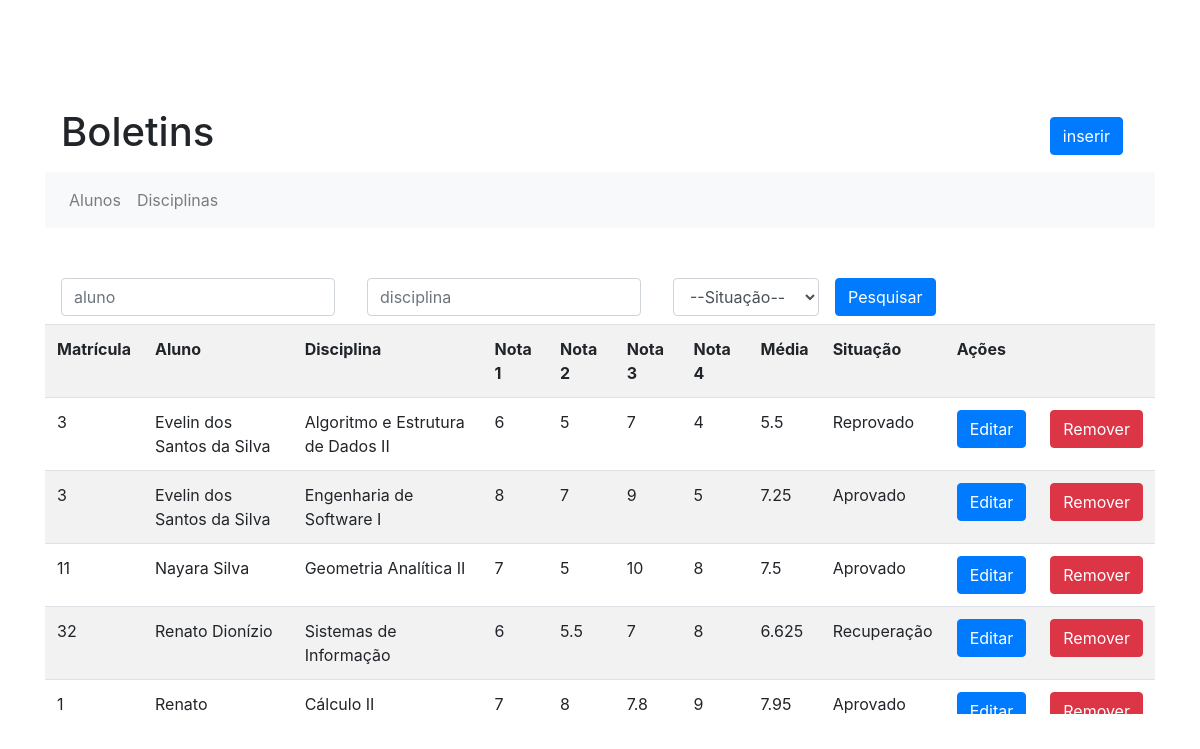
The app's page /boletins.php with its own data.
### tables this page shows
CREATE TABLE `alunos_disciplinas` (
  `id` int(11) NOT NULL,
  `matr_aluno` int(11) DEFAULT NULL,
  `cod_disciplina` int(11) DEFAULT NULL,
  `n1` double DEFAULT NULL,
  `n2` double DEFAULT NULL,
  `n3` double DEFAULT NULL,
  `n4` double DEFAULT NULL
);

### class/Boletim.php (called while the page is built, shortened)
<?php
    include_once('Mensagem.php');
    Class Boletim{
        public function exibir($id, $aluno, $disciplina, $situacao){
            global $sistema;
            $pdo = $sistema->getPdo();
            $query = "SELECT * FROM vw_boletins";
            $clausula = array();
            $i = 0;
            $id = (int) $id;
            $situacao = (int) $situacao;
            for($cont = 0; $cont < $i; $cont++){
                if($cont == 0){
                    $query .= " WHERE ".$clausula[$cont];
                }else{
                    $query .= " AND ".$clausula[$cont];
                }
            }
            $query .= " ORDER BY aluno";
            $sql = $pdo->prepare($query);
            $sql->execute();
            return $sql;
        }
    }
?>

### boletins.php (the view, shortened to what this page needs)
<?php
    include_once('class/Mensagem.php');
    include_once('class/Boletim.php');
    $b = new Boletim;
?>
    <!DOCTYPE html>
    <html>
        <head>
            <link rel="stylesheet" href="https://stackpath.bootstrapcdn.com/bootstrap/4.3.1/css/bootstrap.min.css">
            <link rel="stylesheet" href="css/boletins.css">
        </head>
        <body>
            <div class="container" id="boletins">
                <nav class="navbar navbar-light">
                    <h1>Boletins</h1>
                    <a class="navbar-brand" href="inserir_boletim.php">
                        <button class="btn btn-primary">inserir</button>
                    </a>
                </nav>
                <nav class="navbar navbar-expand-lg navbar-light bg-light">
                    <ul class="navbar-nav">
                        <li class="nav-item">
                            <a class="nav-link" href="index.php">Alunos</a>
                        </li>
                        <li class="nav-item">
                            <a class="nav-link" href="disciplinas.php">Disciplinas</a>
                        </li>
                    </ul>
                </nav>
                <form method="GET" class="form-inline" id="boletins_search">
                    <div class="form-group mx-sm-3 mb-2">
                        <input type="text" class="form-control" name="aluno" id="aluno" placeholder="aluno"
                        >
                    </div>
                    <div class="form-group mx-sm-3 mb-2">
                        <input type="text" class="form-control" name="disciplina" id="disciplina" placeholder="disciplina"
                        >
                    </div>
                    <div class="form-group mx-sm-3 mb-2">
                        <select class="form-control" name="situacao" id="situacao">
                            <?php
                                $situacoes = array();
                                $situacoes[0] = "--Situação--";
                                $situacoes[1] = "Aprovado";
                                $situacoes[2] = "Reprovado";
                                $situacoes[3] = "Recuperação";
                                for($i = 0; $i < 4; $i++){
                                    if(isset($_GET['situacao'])){
                                        $situacao = (int) $_GET['situacao'];
                                        if($situacao == $i){
                                            echo('<option selected value='.$i.'>'.$situacoes[$i].'</option>');
                                        }else{
                                            echo('<option value='.$i.'>'.$situacoes[$i].'</option>');
                                        }
                                    }else{
                                        echo('<option value='.$i.'>'.$situacoes[$i].'</option>');
                                    }
                                }
                            ?>
                        </select>
                    </div>
                    <button type="submit" id="pesquisar" class="btn btn-primary mb-2">Pesquisar</button>
                </form>
                <div id="div_tabela">
                <table class="table table-striped" id="table_boletins">
                <tr>
                    <th>Matrícula</th>
                    <th>Aluno</th>
                    <th>Disciplina</th>
                    <th>Nota 1</th>
                    <th>Nota 2</th>
                    <th>Nota 3</th>
                    <th>Nota 4</th>
                    <th>Média</th>
                    <th>Situação</th>
                    <th colspan="2">Ações</th>
                </tr>
                <?php
                    if(isset($_GET['aluno']) && isset($_GET['disciplina']) && isset($_GET['situacao'])){
                        $aluno = $_GET['aluno'];
                        $disciplina = $_GET['disciplina'];
                        $situacao = $_GET['situacao'];
                        $registros = $b->exibir(0, $aluno, $disciplina, $situacao);
                    }else{
                        $registros = $b->exibir(0, null, null, 0);
                    }
                    while($registro = $registros->fetch()){
                        echo('<tr>');
                        echo('<td>'.$registro['matricula'].'</td>');
                        echo('<td>'.$registro['aluno'].'</td>');
                        echo('<td>'.$registro['disciplina'].'</td>');
                        echo('<td>'.$registro['nota1'].'</td>');
                        echo('<td>'.$registro['nota2'].'</td>');
                        echo('<td>'.$registro['nota3'].'</td>');
                        echo('<td>'.$registro['nota4'].'</td>');
                        echo('<td>'.$registro['media'].'</td>');
                        echo('<td>'.$registro['situacao'].'</td>');
                        echo('<td>');
                        echo("<form method='GET' action='editar_boletim.php'>");
                        echo("<button type='submit' class='btn btn-primary'>Editar</button>");
                        echo("</form>");
                        echo('</td>');
                        echo('<td>');
                        echo("<form method='POST'>");
                        echo("<button type='submit' class='btn btn-danger'>Remover</button>");
                        echo("</form>");
                        echo('</tr>');
                    }
                ?>
                </table>
                </div>
            </div>
        </body>
    </html>

### css/boletins.css (style rules this page uses)
#boletins { margin-top: 100px; }
#boletins_search { margin-top: 50px; }
#div_tabela { overflow-x: auto; height: 390px; }

### records on screen
alunos_disciplinas: matricula "3", aluno "Evelin dos Santos da Silva", disciplina "Algoritmo e Estrutura de Dados II", nota1 "6", nota2 "5", nota3 "7", nota4 "4", media "5.5", situacao "Reprovado"
alunos_disciplinas: matricula "3", aluno "Evelin dos Santos da Silva", disciplina "Engenharia de Software I", nota1 "8", nota2 "7", nota3 "9", nota4 "5", media "7.25", situacao "Aprovado"
alunos_disciplinas: matricula "11", aluno "Nayara Silva", disciplina "Geometria Analítica II", nota1 "7", nota2 "5", nota3 "10", nota4 "8", media "7.5", situacao "Aprovado"
alunos_disciplinas: matricula "32", aluno "Renato Dionízio", disciplina "Sistemas de Informação", nota1 "6", nota2 "5.5", nota3 "7", nota4 "8", media "6.625", situacao "Recuperação"
alunos_disciplinas: matricula "1", aluno "Renato…", disciplina "Cálculo II", nota1 "7", nota2 "8", nota3 "7.8", nota4 "9", media "7.95", situacao "Aprovado"

### other values on screen
form field situacao "--Situação--"
